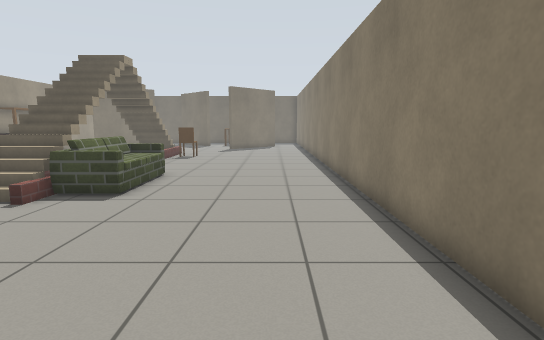
View 1 (above)

17 first-person views from a walk through a world built for the Gazebo simulator. The camera is 1 m above the floor, tilts 8° down and sees 80° across. The floor is counted in squares, 0.5 m on a side. Each view is taken from the middle of a square. On the plan, view 1 faces up. The plan holds only what a view shows up to about 18 squares ahead; the rest is blank. The place goes on beyond the plan. Gazebo's built-in surfaces are drawn with simple patterns. Some stock models are drawn as simple stand-ins. Some surface patterns are stand-ins.

View 2
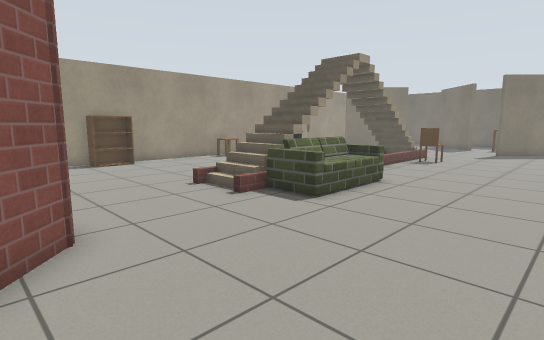

View 3
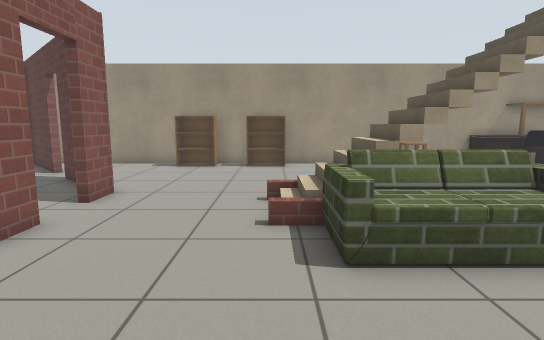

View 4
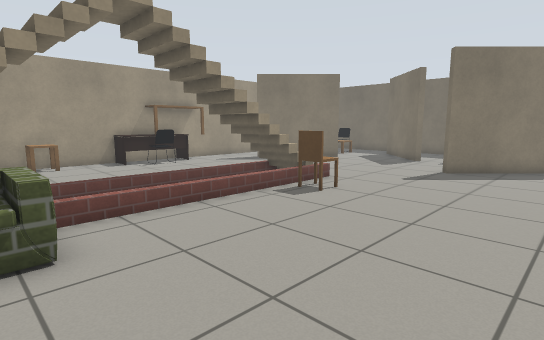

View 5
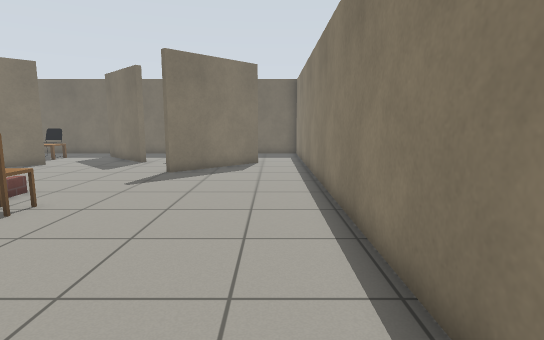

View 6
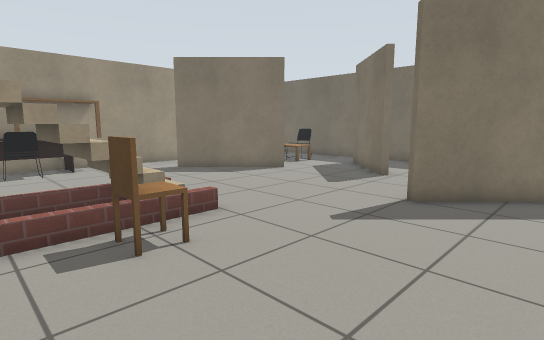

View 7
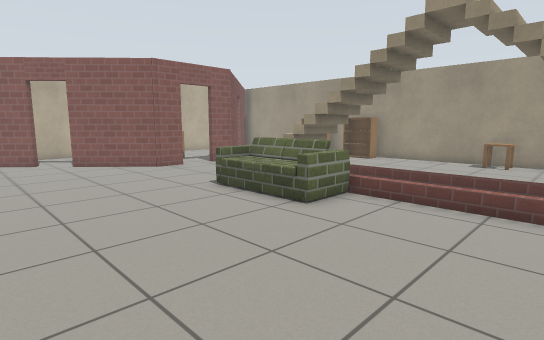

View 8
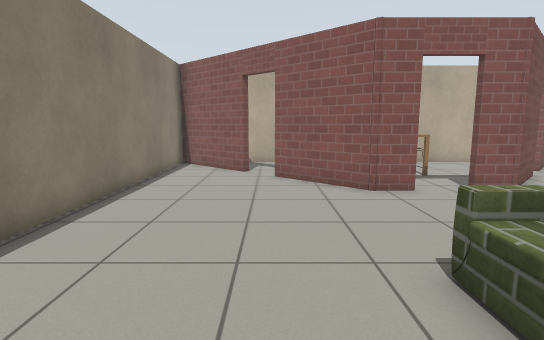

View 9
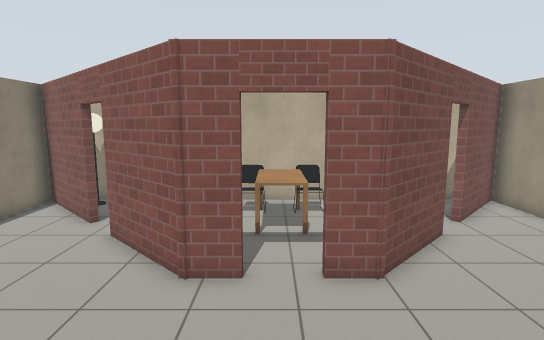

View 10
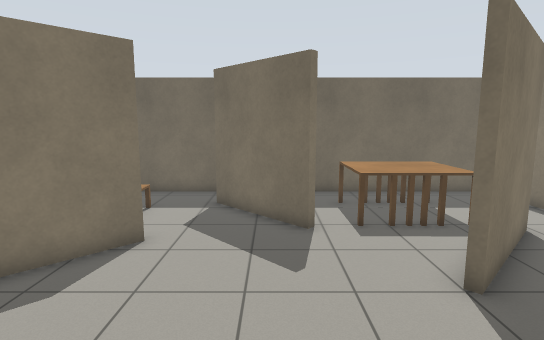

View 11
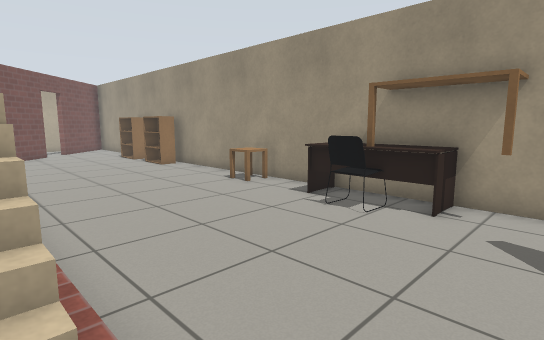

View 12
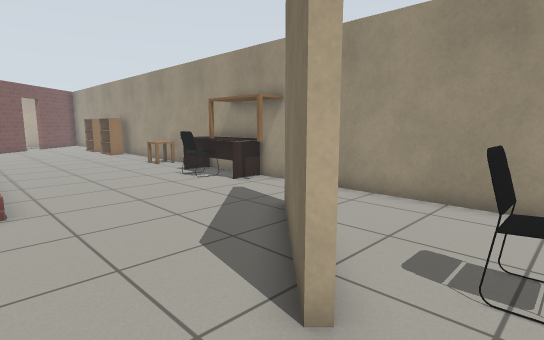

View 13
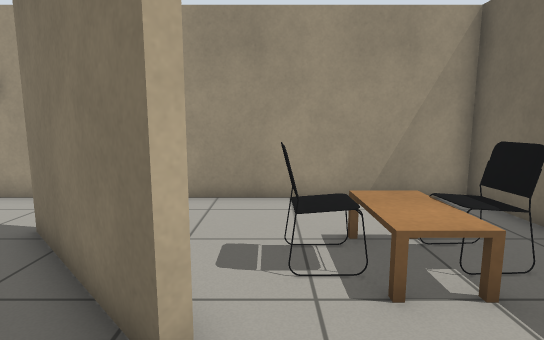

View 14
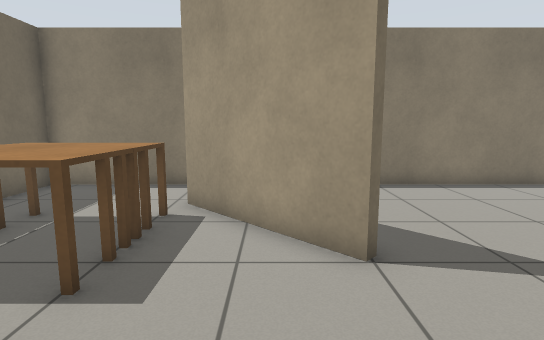

View 15
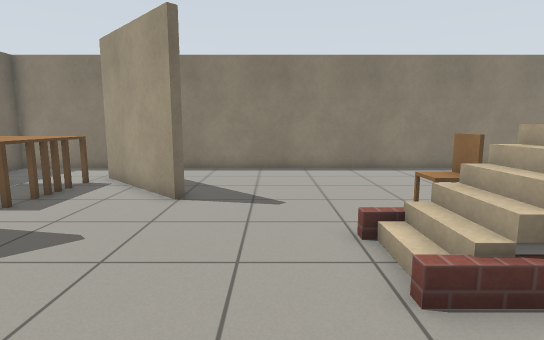

View 16
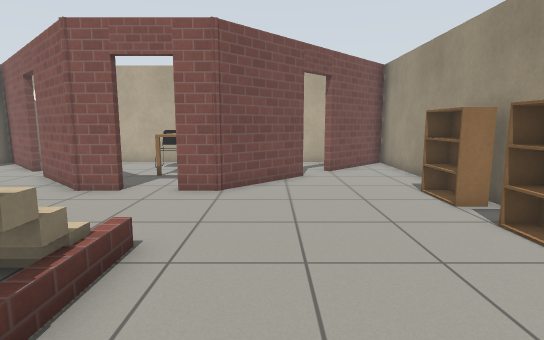

View 17
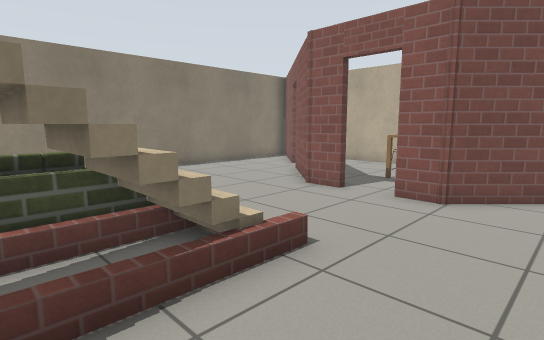

### Floor plan
Key: @ floor where view 1 was taken; # wall or solid block; . floor; / step, stairs or slope; D open door; = window, fence, low wall or low ledge; v drop or lower ground; S sofa; C chair; B bookshelf; T table; E desk; I side table; F coffee table; L lamp.
Columns run from 17 left of view 1 to 3 right of it. Each row starts with its distance up from view 1.
 36 #####################
 35 #....... .. ........#
 34 #.......... ........#
 33 #  .CC..##...TTTT...#
 32 #...FF...##..TTTT...#
 31 #...CC....##.TTTT...#
 30 #...C...........T#..#
 29 #.....#........##...#
 28 #....##.......##....#
 27 #...##........#.....#
 26 #..##...............#
 25 #...................#
 24 #...................#
 23 #T..................#
 22 TT.......///........#
 21 TTE......//CC.......#
 20 #TC......//CC.......#
 19 #EC......  v........#
 18 #E.......  v........#
 17 #........  v........#
 16 #........  v........#
 15 #I.......  v........#
 14 #........  v........#
 13 #........  SS.......#
 12 #........  SS.......#
 11 #......../ vS.......#
 10 #........//SS.......#
  9 #........//SS.......#
  8 #B......=///........#
  7 #B..................#
  6 #...................#
  5 #B..................#
  4 #B..................#
  3 #......##DD##.......#
  2 #.....##....##......#
  1 #....##......###....#
  0 #...DD...TT..  D.@..#
 -1 #..#D....TT... .D#..#
 -2 #.##....CCTC.....#..#
 -3 ###.....CC.C.....L###
 -4 ##................##
 -5  #################

Where each view was taken, in squares from view 1:
view 1: 0 up, 0 right, facing up
view 2: 2 up, 1 right, facing up-left
view 3: 8 up, 0 right, facing left
view 4: 12 up, 1 right, facing up-left
view 5: 13 up, 1 right, facing up
view 6: 18 up, 0 right, facing up-left
view 7: 18 up, 2 right, facing down-left
view 8: 13 up, 2 left, facing down
view 9: 10 up, 7 left, facing down
view 10: 21 up, 7 left, facing up
view 11: 24 up, 8 left, facing down-left
view 12: 31 up, 8 left, facing down-left
view 13: 30 up, 8 left, facing left
view 14: 28 up, 8 left, facing right
view 15: 24 up, 12 left, facing right
view 16: 13 up, 11 left, facing down
view 17: 12 up, 12 left, facing down-right
